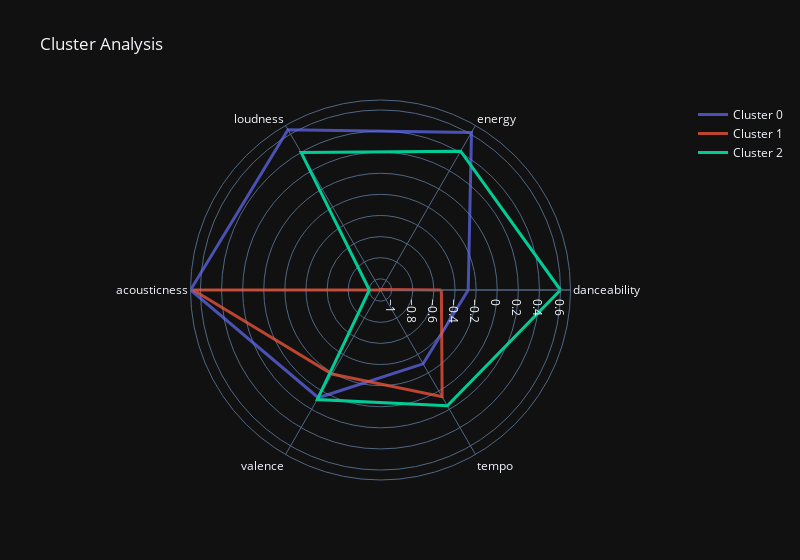

Notebook source saved alongside this figure:
### Code cell
biggest_cluster=scaled_data.groupby(['cluster']).count().max().max()

clusters = scaled_data.cluster

fig = go.Figure()

for cluster in np.unique(clusters):
    
    radii = scaled_data.loc[scaled_data.cluster==cluster, features].mean().tolist()
    thetas = features
    
    actual_values = scaled_data.loc[scaled_data.cluster==cluster, features].mean().tolist()
    cluster_size = len(scaled_data[scaled_data.cluster==cluster])
    print(cluster_size)
    fig.add_trace(
        go.Scatterpolar(
            r=radii + radii[:1],
            theta=thetas + thetas[:1],
            mode='lines',
            name=f'Cluster {cluster}',
            text = [f'Mean value: {x}' for x in actual_values + actual_values[:1]],
            line=dict(width=3),
            opacity=np.max([cluster_size/biggest_cluster, 0.6])
        )
    )

fig.update_layout(
    title='Cluster Analysis',
    showlegend=True,
    template='plotly_dark',
    width=800,
    autosize=False
)

fig.show()

### Figure 1 — Plotly figure (JSON) as saved in the notebook; plotly's stock layout.template omitted (floating-point values rounded to 4 significant figures)
{"data": [{"line": {"width": 3}, "mode": "lines", "name": "Cluster 0", "opacity": 0.6996, "r": [-0.2749, 0.6186, 0.6478, 0.6944, 0.0725, -0.2984, -0.2749], "text": ["Mean value: -0.2748832343186964", "Mean value: 0.6185954568176804", "Mean value: 0.6477869572523236", "Mean value: 0.6944141916865799", "Mean value: 0.0725039371147165", "Mean value: -0.298430167999594", "Mean value: -0.2748832343186964"], "theta": ["danceability", "energy", "loudness", "acousticness", "valence", "tempo", "danceability"], "type": "scatterpolar"}, {"line": {"width": 3}, "mode": "lines", "name": "Cluster 1", "opacity": 0.7692, "r": [-0.5292, -1.1, -1.106, 0.6695, -0.186, 0.0622, -0.5292], "text": ["Mean value: -0.5291666342257989", "Mean value: -1.0997130152816088", "Mean value: -1.1061061587553496", "Mean value: 0.6695107675915132", "Mean value: -0.18602832277364578", "Mean value: 0.062196562979436265", "Mean value: -0.5291666342257989"], "theta": ["danceability", "energy", "loudness", "acousticness", "valence", "tempo", "danceability"], "type": "scatterpolar"}, {"line": {"width": 3}, "mode": "lines", "name": "Cluster 2", "opacity": 1, "r": [0.5994, 0.4131, 0.3976, -1.001, 0.09237, 0.1609, 0.5994], "text": ["Mean value: 0.5993688312904359", "Mean value: 0.41314286064820877", "Mean value: 0.3976373058733693", "Mean value: -1.000843852770529", "Mean value: 0.09237251206430311", "Mean value: 0.16094829253568177", "Mean value: 0.5993688312904359"], "theta": ["danceability", "energy", "loudness", "acousticness", "valence", "tempo", "danceability"], "type": "scatterpolar"}], "layout": {"autosize": false, "showlegend": true, "title": {"text": "Cluster Analysis"}, "width": 800}}
